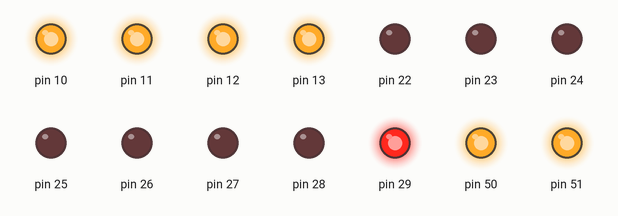
A sketch run on a simulated Arduino Mega 2560, built with avr-gcc and run on an emulated ATmega2560. On the bench: output pins drawn as LEDs (lit = HIGH).

Above: at 0.1 s.
Timing chart, 0 to 1.6 s (numbered marks = the images above):
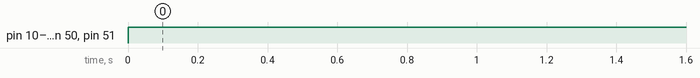

Measured:
- by itself, pin 10–13, pin 29, pin 50, pin 51: LOW → HIGH at 0.00 s

The sketch:

ETALVIS_Problem_11_03.ino
```cpp
//Embedded Systems programming - GPIO
//Dot Matrix Control Problems
//use PORT A for ROWS and PORTB for COLUMNs
//self Assessment set -11 Problem 03
//Display right most bottom LED

void setup() {
  // put your setup code here, to run once:
  volatile char *ddra,*ddrb;//both port A and B as output
  ddra = 0x21;*ddra = 0xFF;
  ddrb = 0x24;*ddrb = 0xFF;
}

void loop() {
  // put your main code here, to run repeatedly:
  volatile char *porta,*portb;
  porta = 0x22;portb = 0x25;
  *porta = 0x80;//row 7
  *portb = 0xFE;//col 0
}
```
